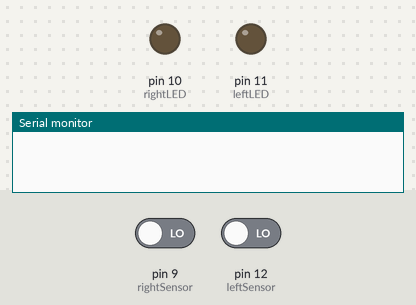
Simulated run of this sketch. Board: Arduino Uno, built with avr-gcc and run on an emulated ATmega328P. Shown: output pins drawn as LEDs (lit = HIGH), the last lines printed to the serial monitor. The test bench sets the inputs (shaded band); at power-on: pin 9 (rightSensor) LOW, pin 12 (leftSensor) LOW.

Above: at 1.2 s.
1.3 s: pin 9 (rightSensor) driven HIGH
At 1.8 s:
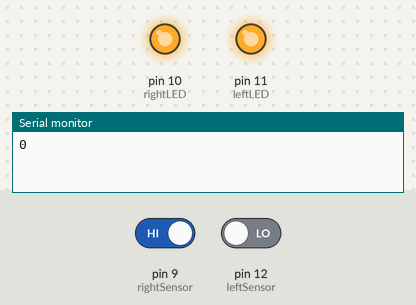
Timing chart, 0 to 4.3 s (numbered marks = the images above; inputs shaded):
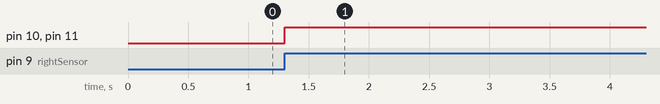

The sketch:

bedroom_nightlight_v3.ino
```cpp
const int leftSensor = 12;
const int rightSensor = 9;
const int leftLED = 11;
const int rightLED = 10;

void setup()
{
  pinMode(leftSensor, INPUT);
  pinMode(rightSensor, INPUT);
  pinMode(leftLED, OUTPUT);
  pinMode(rightLED, OUTPUT);
  Serial.begin(300);
}

void loop()
{
  bool pirStatusLeft = digitalRead(leftSensor);
  bool pirStatusRight = digitalRead(rightSensor);

  digitalWrite(leftLED, LOW);
  digitalWrite(rightLED, LOW);

  if ((pirStatusLeft == HIGH || pirStatusRight == HIGH )) {
    Serial.print(pirStatusLeft);
    digitalWrite(leftLED, HIGH);
    digitalWrite(rightLED, HIGH);
    delay(7000);
  }
}
```

Measured:
- after the input at 1.3 s, pin 10 (rightLED), pin 11 (leftLED): LOW → HIGH at once
